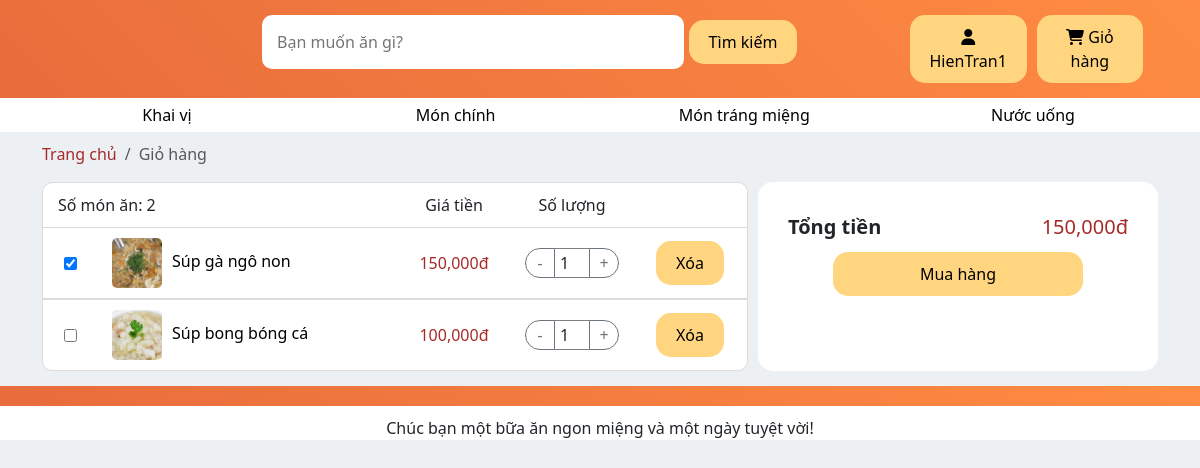
Page /cart/ (signed in) on the committed database.
### products/models.py (models this page shows, shortened)
class Category_lv1(models.Model):
    UNIT_TYPE_CHOICES = [
        ('Khai vị', 'Khai vị'),
        ('Món chính', 'Món chính'),
        ('Món tráng miệng', 'Món tráng miệng'),
        ('Nước uống', 'Nước uống'),
    ]
    cate_1 = models.CharField(max_length=500, choices=UNIT_TYPE_CHOICES)
    def __str__(self) -> str:
        return self.cate_1

class Cart(models.Model):
    cart_customer = models.ForeignKey(User, on_delete=models.SET_NULL, null=True, blank=False)
    cart_product = models.ForeignKey(Product, on_delete=models.SET_NULL, null=True, blank=False)
    cart_product_quantity = models.IntegerField(default=1)
    is_selected = models.BooleanField(default=False)  # Trạng thái chọn/bỏ chọn sản phẩm
    class Meta:
        unique_together = ('cart_customer', 'cart_product')
    @staticmethod
    def calculate_selected_total(user):
        selected_items = Cart.objects.filter(cart_customer=user, is_selected=True)
        total = sum(item.cart_product.prod_price * item.cart_product_quantity for item in selected_items)
        return total

class Product(models.Model):
    prod_name = models.CharField(max_length=500)
    prod_price = models.IntegerField()
    prod_cate_lv1 = models.ForeignKey(Category_lv1, on_delete=models.SET_NULL, null=True, blank=False)
    prod_cate_lv2 = models.ForeignKey(Category_lv2, on_delete=models.SET_NULL, null=True, blank=False)
    prod_description = models.CharField(max_length=500,null=True, blank=False)

### products/views.py (the view)
# urls.py: path('cart/', views.GioHang, name='GioHang'),
def GioHang(request):
    cart_items = []
    images_with_url = []
    if request.user.is_authenticated:
        customer = request.user
        cart_items = Cart.objects.filter(cart_customer=customer)
        for cart_item in cart_items:
            product = cart_item.cart_product
            product.prod_price_formatted = "{:,.0f}".format(product.prod_price)
            avatar_image = Product_Image.objects.filter(
                prod_name=product, is_avatar=True
            ).first()  # Lấy ảnh avatar đầu tiên nếu có
            if avatar_image:
                images_with_url.append({
                    'product_id': product.id,
                    'url': avatar_image.ImageURL,
                    'is_avatar': avatar_image.is_avatar,
                })
    total_selected_price = "{:,.0f}".format(Cart.calculate_selected_total(customer))   # Tính tổng tiền các sản phẩm được chọn
    if not cart_items:
        empty_cart_message = "Bạn chưa bỏ gì vào giỏ hàng"
    else:
        empty_cart_message = ""
    context = {
        'cart_items': cart_items,
        'images': images_with_url,
        'empty_cart_message': empty_cart_message,  # Thêm thông báo nếu giỏ hàng trống
        'total_selected_price': total_selected_price,
    }
    return render(request, 'GioHang.html', context)

### products/context_processors.py (called while the page is built)
def nav_categories(request):
    categories_data = []
    categories_lv1 = Category_lv1.objects.all()
    for cate_lv1 in categories_lv1:
        categories_lv2 = Category_lv2.objects.filter(cate_1=cate_lv1)
        categories_data.append({
            "cate_lv1": cate_lv1,
            "categories_lv2": categories_lv2
        })
    return {
        "categories_data": categories_data
    }

### products/models.py (called while the page is built)
    def __str__(self) -> str:
        return self.cate_2

    @property
    def ImageURL(self):
        try:
            url = self.prod_image.url
        except :
            url = ''
        return url

### products/templates/GioHang.html (shortened to what this page needs)
{% extends 'base.html' %}
{% load static %}
{% block content %}
<link rel="stylesheet" href="{% static 'css/GioHang.css'%}">
<section class="bread-crumb">
    <div class="container">
        <nav aria-label="breadcrumb">
            <ol class="breadcrumb">
                <li class="breadcrumb-item"><a href="{% url 'TrangChu' %}">Trang chủ</a></li>
                <li class="breadcrumb-item active" aria-current="page">Giỏ hàng</li>
            </ol>
        </nav>
    </div>
</section>
<section class="container">
    {% if empty_cart_message %}
    <p class="empty-cart-message">{{ empty_cart_message }}</p>
    {% else %}
    <div class="cart-cont">
        <div class="item-list">
            <div class="checkbox-container">
                <div class="row">
                    <div class="col-xl-6">
                        <label for="selectAll">Số món ăn: {{ cart_items|length }}</label>
                    </div>
                    <div class="col-xl-2">
                        <div class="box">Giá tiền</div>
                    </div>
                    <div class="col-xl-2">
                        <div class="box">Số lượng</div>
                    </div>
                    <div class="col-xl-2"></div>
                </div>
            </div>
            {% for item in cart_items %}
            <div class="item-card">
                <div class="row">
                    <div class="col-xl-1 align-item-center justify-content-center">
                        <input type="checkbox" name="options" class="item-checkbox update-cart"
                               data-price="{{ item.cart_product.prod_price }}"
                               data-product="{{ item.cart_product.id }}"
                               data-action="select"
                               {% if item.is_selected %}checked{% endif %}>
                    </div>
                    <div class="col-xl-5 align-item-center">
                        {% with images|default:'' as product_images %}
                        {% for image in product_images %}
                        {% if image.product_id == item.cart_product.id %}
                        <a
                            href="{% url 'product_detail' item.cart_product.prod_cate_lv1 item.cart_product.prod_cate_lv2 item.cart_product.prod_name %}">
                            <img src="{{ image.url }}" alt="Avatar của {{ item.cart_product.prod_name }}"
                                class="avatar-image">{{ item.cart_product.prod_name }}</a>
                        {% endif %}
                        {% endfor %}
                        {% endwith %}
                    </div>
                    <div class="col-xl-2 align-item-center">
                        <p class="inner-price">{{ item.cart_product.prod_price_formatted }}đ</p>
                    </div>
                    <div class="col-xl-2 align-item-center">
                        <div class="quantity-selector">
                            <div class="input-group" style="max-width: 200px;">
                                <button class="btn btn-outline-secondary decrease update-cart" type="button"
                                    data-product={{item.cart_product.id}} data-action="remove">-</button>
                                <input type="number" class="form-control text-center quantity"
                                    value="{{ item.cart_product_quantity }}" min="1" max="100" readonly>
                                <button class="btn btn-outline-secondary increase update-cart" type="button"
                                    data-product={{item.cart_product.id}} data-action="add">+</button>
                            </div>
                        </div>
                    </div>
                    <div class="col-xl-2 align-item-center justify-content-center">
                        <button data-product={{item.cart_product.id}} data-action="remove_all"
                            class="del-btn update-cart">
                            Xóa
                        </button>
                    </div>
                </div>
            </div>
            {% endfor %}
        </div>
        <div class="bill">
            <p class="total">Tổng tiền <span id="grand-total">{{total_selected_price}}đ</span></p>
            <a href="{% url 'DatHang'%}"><button class="cart-btn" id="DatHang">Mua hàng</button></a>
        </div>
    </div>
    {% endif %}
</section>
{% endblock %}

### products/templates/base.html (shortened to what this page needs)
{% load static %}
<!doctype html>
<html lang="en">
<head>
    <link href="https://cdn.jsdelivr.net/npm/bootstrap@5.3.3/dist/css/bootstrap.min.css" rel="stylesheet"
>
    <link rel="stylesheet" href = "{% static 'css/base.css' %}">
</head>
<body>
    <header>
        <div class="container">
            <div class="main-header">
                <div class="row">
                    <div class="col-xl-2">
                    </div>
                    <div class="col-xl-7">
                        <form class="search" method = POST action = "{% url "TimKiem" %}">
                            <input class="search-bar" type="search"
                                placeholder="Bạn muốn ăn gì?" name="searched">
                            <button class="search-btn" type="submit">Tìm kiếm</button>
                        </form>
                    </div>
                    <div class="col-xl-3">
                        {% if user.is_authenticated %}
                            <div class="customer">
                                <div class="dropdown">
                                    <button><i class="fa-solid fa-user"></i> {{ user.username }}</button>
                                </div>
                                <button class="cart" onclick="window.location.href = '{% url 'GioHang' %}'">
                                    <i class="fa-solid fa-cart-shopping"></i> Giỏ hàng
                                </button>
                            </div>
                        {% endif %}
                    </div>
                </div>
            </div>
        </div>
    </header>
    <nav>
        <div class="container">
            <ul>
                {% for data in categories_data %}
                    <li class="dropdown">
                        <a href="{% url 'categories_products' data.cate_lv1.cate_1 %}">
                            {{ data.cate_lv1.cate_1 }}
                        </a>
                    </li>
                {% endfor %}
            </ul>
        </div>
    </nav>
    {% block content %}
    {% endblock %}
    <footer>
        <div class = "container">
            <p>Chúc bạn một bữa ăn ngon miệng và một ngày tuyệt vời!</p>
        </div>
    </footer>
</body>
</html>

### static/css/base.css (style rules this page uses)
:root { --background-color1: #EDF0F3; }
* { font-weight: 500; }
body { background-color: var(--background-color1); }
a { text-decoration: none; color: black; }
ul { padding-left: 0px; list-style-type: none; }
header { background: linear-gradient(45deg, #E86C3C, #FF8C42); }
footer { background: white; }
header .main-header { padding: 15px; }
header .main-header .search { padding-left: 20px; }
header .main-header .search .search-bar { width: 70%; padding: 15px 15px; border: none; border-radius: 10px; }
header .main-header .customer { height: 100%; display: flex; justify-content: space-between; padding-left: 10px; align-items: center; }
header .main-header .customer button { margin-left: 10px; }
footer { padding-top: 30px; position: relative; }
footer::before { content: ""; background: linear-gradient(45deg, #E86C3C, #FF8C42); width: 100%; height: 20px; top: 0; position: absolute; }
footer p { text-align: center; margin-bottom: 0px; }
button { padding: 10px 20px; border-radius: 15px; border: none; background: #FFD580; color: black; }
nav { background-color: white; margin-bottom: 10px; }
nav ul { display: flex; justify-content: space-between; margin-bottom: 0px; }
nav ul li { width: 250px; padding: 5px; text-align: center; }
nav ul li a { color: black; width: 100%; }
nav .dropdown { position: relative; display: inline-block; }
.breadcrumb { background-color: #EDF0F3; }
.breadcrumb-item a { color: brown; }
.customer .dropdown { position: relative; display: inline-block; }

### static/css/GioHang.css (style rules this page uses)
.box { text-align: center; }
.cart-cont { display: grid; grid-template-columns: 2fr 1fr; padding-bottom: 15px; gap: 10px; }
.item-list { border-radius: 15px; }
.checkbox-container { padding: 10px; background-color: white; border-radius: 10px 10px 0px 0px; border-top: 1px solid gainsboro; border-left: 1px solid gainsboro; border-right: 1px solid gainsboro; }
.checkbox-container label { margin-left: 5px; padding-right: 150px; }
.item-card { padding: 10px; border: 1px solid gainsboro; background-color: white; border-radius: 0; }
.item-card:last-child { border-bottom-left-radius: 10px; border-bottom-right-radius: 10px; }
.inner-price { color: brown; text-align: center; width: 100px; }
.quantity-selector { display: flex; padding: 0px; gap: 10px; justify-content: space-between; align-items: center; }
.input-group .btn { border-radius: 50%; width: 30px; height: 30px; padding: 0; background-color: ffffff; }
.input-group input { border-radius: 0; text-align: center; padding: 0; border-top: 1px solid gray; border-bottom: 1px solid gray; height: 30px; }
.bill { background-color: white; border-radius: 15px; border: 1px solid ccc; padding: 20px; width: 400px; text-align: center; }
.total { padding: 10px; display: flex; justify-content: space-between; font-size: 20px; font-weight: bold; }
.total span { color: brown; }
.cart-btn { width: 250px; }
.avatar-image { width: 50px; height: 50px; object-fit: cover; border-radius: 5px; margin-right: 10px; }
p { margin-bottom: 0; }
.align-item-center { display: flex; align-items: center; }
.justify-content-center { display: flex; justify-content: center; }

### rows in the picture
Category_lv1: cate_lv1.cate_1 "Khai vị"
Category_lv1: cate_lv1.cate_1 "Món chính"
Category_lv1: cate_lv1.cate_1 "Món tráng miệng"
Category_lv1: cate_lv1.cate_1 "Nước uống"
Cart: is_selected "☑", cart_product.prod_name "Súp gà ngô non", cart_product.prod_price_formatted "150,000", cart_product_quantity "1"
Cart: cart_product.prod_name "Súp bong bóng cá", cart_product.prod_price_formatted "100,000", cart_product_quantity "1"

### other values in the picture
{{ user.username }} "HienTran1"
{{ total_selected_price }} "150,000"
